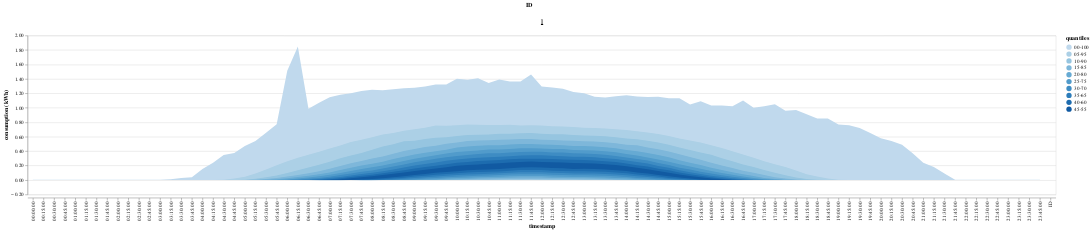

The cell this chart's notebook holds for it:
### Code cell
consumption_temp = consumption.reset_index().drop(columns=['date'])
consumption_temp['ID']=1
plot_df_consumption = injection_temp.groupby('ID').apply(data_df_to_quantiles).droplevel(1).reset_index()[1:]
plot_df_consumption['timestamp'] = plot_df_consumption['timestamp'].apply(lambda x: str(x))
area_chart = alt.Chart(plot_df_consumption).mark_area().encode(
    x = 'timestamp', 
    y= alt.Y('min:Q',title = 'consumption (kWh)',axis = alt.Axis(format = '.2f')),  
    y2='max:Q', 
    color= 'quantiles:O',    
    column = alt.Column('ID',  header=alt.Header(labelFontSize=15))
).resolve_scale(y = 'shared').resolve_axis(y= 'independent').interactive(bind_x = False).configure_legend(labelLimit= 0)
area_chart

### Figure 1 — Vega-Lite specification as saved in the notebook (floating-point values rounded to 4 significant figures; data arrays with more than 128 entries replaced by an {"elided": "..."} marker saying what was removed)
{"$schema": "https://vega.github.io/schema/vega-lite/v4.17.0.json", "config": {"legend": {"labelLimit": 0}, "view": {"continuousHeight": 300, "continuousWidth": 400}}, "data": {"name": "data-406f93adc17b7bf154383916575b6552"}, "datasets": {"data-406f93adc17b7bf154383916575b6552": {"elided": "969 records"}}, "encoding": {"color": {"field": "quantiles", "type": "ordinal"}, "column": {"field": "ID", "header": {"labelFontSize": 15}, "type": "quantitative"}, "x": {"field": "timestamp", "type": "nominal"}, "y": {"axis": {"format": ".2f"}, "field": "min", "title": "consumption (kWh)", "type": "quantitative"}, "y2": {"field": "max"}}, "mark": "area", "resolve": {"axis": {"y": "independent"}, "scale": {"y": "shared"}}, "selection": {"selector007": {"bind": "scales", "encodings": ["y"], "type": "interval"}}}
